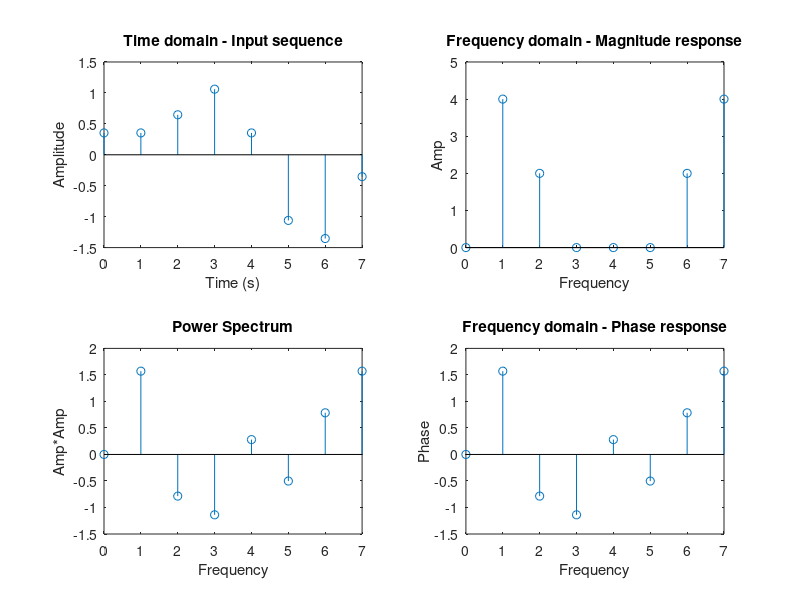

Write MATLAB code to recreate this figure.
%Given Signal::   x(t) = sin(2*pi*1000*t) + 0.5*sin(2*pi*1000*t + 3*pi/4)
clc;
clear;

N=8;
F1=1000;
F2=2000;
fs=8000;

n=0:N-1;
x = sin(2*pi*n*F1/fs) + 0.5*sin(2*pi*n*F2/fs + 3*pi/4);

X = zeros(8,1);
Y = zeros(8,1);
Angle=zeros(8,1);
amp=zeros(8,1);
mag=zeros(8,1);
for k = 0:N-1
    for n = 0:N-1
       X(k+1) = X(k+1) + x(n+1)*(cos((2*pi*n*k)/N));
       Y(k+1) = Y(k+1) + x(n+1)*(sin((2*pi*n*k)/N));
    end
    amp(k+1)=sqrt(X(k+1)*X(k+1) + Y(k+1)*Y(k+1));
    mag(k+1)=amp(k+1)*amp(k+1);
    Angle(k+1)=atan(Y(k+1)/X(k+1));   
end

t = 0:N-1;
subplot(221)
stem(t,x);
xlabel('Time (s)');
ylabel('Amplitude');
title('Time domain - Input sequence')


subplot(222)
stem(t,amp);
xlabel('Frequency');
ylabel('Amp');
title('Frequency domain - Magnitude response')

subplot(223)
stem(t,Angle);
xlabel('Frequency');
ylabel('Amp*Amp');
title('Power Spectrum')

subplot(224)
stem(t,Angle);
xlabel('Frequency');
ylabel('Phase');
title('Frequency domain - Phase response')

amp         % to check |X(k)|
Angle  % to check phase